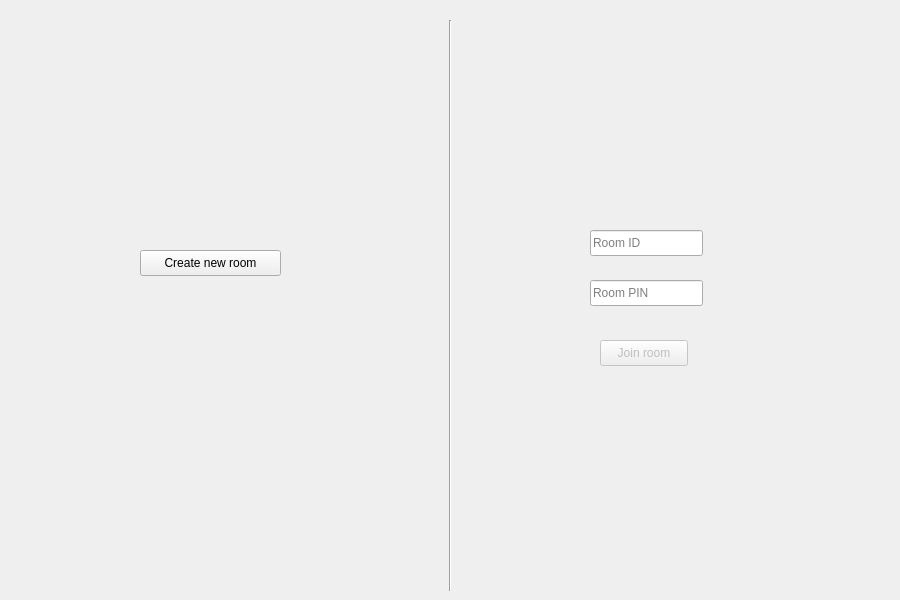
<?xml version="1.0" encoding="UTF-8"?>
<ui version="4.0">
 <class>MenuWidget</class>
 <widget class="QWidget" name="MenuWidget">
  <property name="geometry">
   <rect>
    <x>0</x>
    <y>0</y>
    <width>900</width>
    <height>600</height>
   </rect>
  </property>
  <property name="windowTitle">
   <string>Form</string>
  </property>
  <widget class="QPushButton" name="createRoomBtn">
   <property name="geometry">
    <rect>
     <x>140</x>
     <y>250</y>
     <width>141</width>
     <height>26</height>
    </rect>
   </property>
   <property name="text">
    <string>Create new room</string>
   </property>
  </widget>
  <widget class="QPushButton" name="joinRoomBtn">
   <property name="enabled">
    <bool>false</bool>
   </property>
   <property name="geometry">
    <rect>
     <x>600</x>
     <y>340</y>
     <width>88</width>
     <height>26</height>
    </rect>
   </property>
   <property name="text">
    <string>Join room</string>
   </property>
   <property name="default">
    <bool>false</bool>
   </property>
   <property name="flat">
    <bool>false</bool>
   </property>
  </widget>
  <widget class="QLineEdit" name="roomIdLineEdit">
   <property name="geometry">
    <rect>
     <x>590</x>
     <y>230</y>
     <width>113</width>
     <height>26</height>
    </rect>
   </property>
   <property name="maxLength">
    <number>4</number>
   </property>
   <property name="frame">
    <bool>true</bool>
   </property>
   <property name="placeholderText">
    <string>Room ID</string>
   </property>
  </widget>
  <widget class="Line" name="line">
   <property name="geometry">
    <rect>
     <x>430</x>
     <y>20</y>
     <width>41</width>
     <height>571</height>
    </rect>
   </property>
   <property name="orientation">
    <enum>Qt::Vertical</enum>
   </property>
  </widget>
  <widget class="QLineEdit" name="roomPinLineEdit">
   <property name="geometry">
    <rect>
     <x>590</x>
     <y>280</y>
     <width>113</width>
     <height>26</height>
    </rect>
   </property>
   <property name="maxLength">
    <number>4</number>
   </property>
   <property name="placeholderText">
    <string>Room PIN</string>
   </property>
  </widget>
 </widget>
 <resources/>
 <connections/>
</ui>
